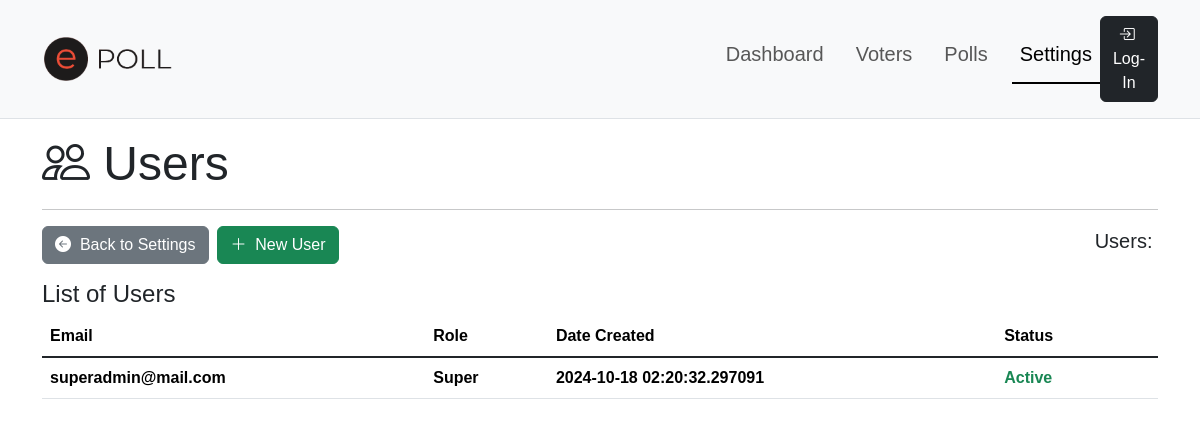
The app's page /settings/users/, older data.
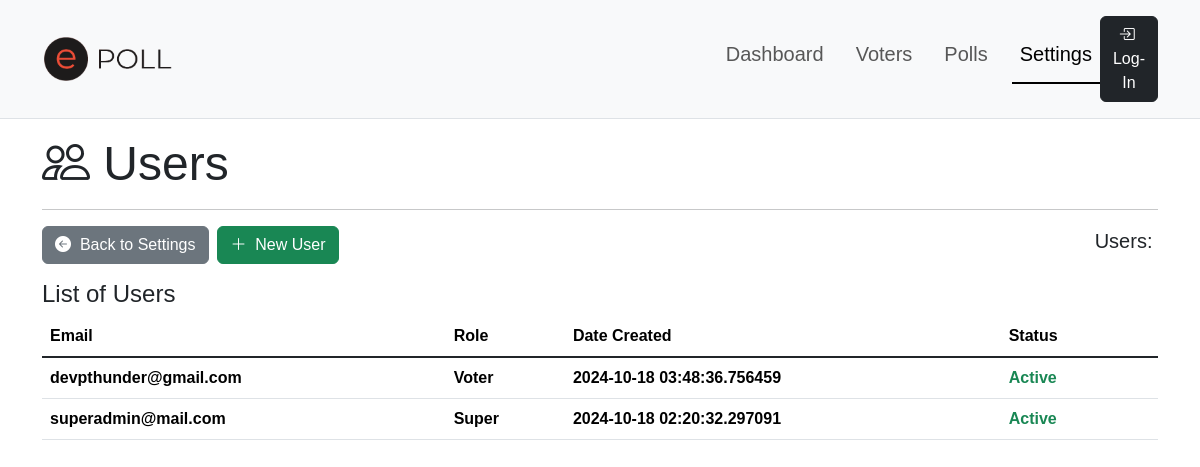
The same page, newer data.
### app/models.py (models this page shows, shortened)
class User(UserMixin, db.Model):
    __tablename__ = "users"
    id = db.Column(db.String(36), primary_key=True, default=generate_uuid)
    email = db.Column(db.String(100), unique=True, nullable=False)
    password = db.Column(db.String(100), nullable=False)
    status = db.Column(db.Enum(UserStatus), nullable=False, default=UserStatus.ACTIVE)
    created_at = db.Column(db.DateTime, nullable=False)
    updated_at = db.Column(db.DateTime(timezone=True), onupdate=db.func.now())
    last_login = db.Column(db.DateTime, nullable=True)
    roles = db.relationship('Role', secondary='user_roles', back_populates='users')
    voters = db.relationship('Voter', backref='user', lazy=True)

class Role(RoleMixin, db.Model):
    __tablename__ = "roles"
    id = db.Column(db.String(36), primary_key=True, default=generate_uuid)
    name = db.Column(db.String(20), nullable=False, unique=True)
    description = db.Column(db.String(120))
    created_at = db.Column(db.DateTime, nullable=False, default=datetime.now())
    updated_at = db.Column(db.DateTime(timezone=True), onupdate=db.func.now())
    permissions = db.relationship('Permission', secondary='role_permissions', back_populates='roles')
    users = db.relationship('User', secondary='user_roles', back_populates='roles')

### app/settings.py (the view)
@sbp.route('/users/')
def users():
    page = request.args.get('page', 1, type=int)
    page_size = request.args.get('page_size', 20, type=int)  # Get page size from query params or default to 20
    system_users = User.query.order_by(User.created_at.desc()).paginate(page=page, per_page=page_size)
    if not system_users:
        flash('No User records added Yet!', 'warning')
    return render_template('admin/settings/user/list.html', title='Users', system_users=system_users, SETTINGS=True)

### app/templates/admin/settings/user/list.html (shortened to what this page needs)
{% extends "shared/adminlayout.html" %}
{% block content %}
<div class="container">
    <h3 class="display-5"><i class="bi bi-people"></i>&nbsp;{{title}}</h3>
    <hr>
    <div class="row align-content-center mb-3">
        <div class="col text-start">
            <a href="{{ url_for('settings.index') }}" class="btn btn-secondary"><i class="bi bi-arrow-left-circle-fill"></i>&nbsp; Back to Settings</a>&nbsp;
            <a href="{{ url_for('settings.new_user') }}" class="btn btn-success"><i class="bi bi-plus-lg"></i>&nbsp; New User</a>
        </div>
        <div class="col text-end align-content-center">
            <h5>Users:&nbsp;<strong class="fst-italic"></strong></h4>
        </div>
    </div>
    <h4>List of {{title}}</h4>
    <div class="table-responsive">
        <table class="table table-hover align-content-center">
            <thead>
                <tr class="align-middle">
                    <th scope="col">Email</th>
                    <th scope="col">Role</th>
                    <th scope="col">Date Created</th>
                    <th scope="col">Status</th>
                    <th scope="col"></th>
                </tr>
            </thead>
            <tbody class="table-group-divider align-content-center">
                {% for user in system_users.items %}
                    <tr class="clickable-row align-middle" data-href="#">
                        <th scope="row">{{user.email}}</th>
                        <th scope="row">
                            {% if user.roles %}
                                {% for role in user.roles %}
                                    {{ role.name }}
                                {% endfor %}
                            {% else %}
                                <span>No roles assigned</span>
                            {% endif %}
                            </th>
                        <th scope="row">{{user.created_at}}</th>
                        <td scope="row">
                            <strong>
                                {% if user.status.value == 'Active' %}
                                <span class="text-success">{{user.status.value}}</span>
                                {% elif user.status.value == 'Pending' %}
                                <span class="text-primary">{{user.status.value}}</span>
                                {% elif user.status.value == 'Inactive' %}
                                <span class="text-secondary">{{user.status.value}}</span>
                                {% elif user.status.value == 'Suspended' %}
                                <span class="text-warning">{{user.status.value}}</span>
                                {% elif user.status.value == 'Banned' %}
                                <span class="text-danger">{{user.status.value}}</span>
                                {% endif %}
                            </strong>
                        </td>
                        <td scope="row">
                        </td>
                    </tr>
                {% endfor %}
            </tbody>
        </table>
    </div>
</div>
{% endblock %}

Row changes from the older to the newer data that the page shows:
added User: email "devpthunder@gmail.com", created_at "2024-10-18 03:48:36.756459", status.value "Active"
added Role: name "Voter", shown under "devpthunder@gmail.com"
